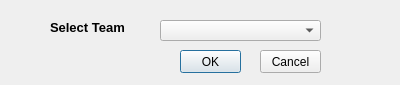
<?xml version="1.0" encoding="UTF-8"?>
<ui version="4.0">
 <class>D3</class>
 <widget class="QDialog" name="D3">
  <property name="geometry">
   <rect>
    <x>0</x>
    <y>0</y>
    <width>400</width>
    <height>85</height>
   </rect>
  </property>
  <property name="windowTitle">
   <string>Open Team</string>
  </property>
  <widget class="QLabel" name="label">
   <property name="geometry">
    <rect>
     <x>50</x>
     <y>20</y>
     <width>81</width>
     <height>16</height>
    </rect>
   </property>
   <property name="text">
    <string>&lt;html&gt;&lt;head/&gt;&lt;body&gt;&lt;p&gt;&lt;span style=&quot; font-size:10pt; font-weight:600;&quot;&gt;Select Team&lt;/span&gt;&lt;/p&gt;&lt;/body&gt;&lt;/html&gt;</string>
   </property>
  </widget>
  <widget class="QComboBox" name="comboBox">
   <property name="geometry">
    <rect>
     <x>160</x>
     <y>20</y>
     <width>161</width>
     <height>21</height>
    </rect>
   </property>
  </widget>
  <widget class="QPushButton" name="pushButton">
   <property name="geometry">
    <rect>
     <x>180</x>
     <y>50</y>
     <width>61</width>
     <height>23</height>
    </rect>
   </property>
   <property name="text">
    <string>OK</string>
   </property>
  </widget>
  <widget class="QPushButton" name="pushButton_2">
   <property name="geometry">
    <rect>
     <x>260</x>
     <y>50</y>
     <width>61</width>
     <height>23</height>
    </rect>
   </property>
   <property name="text">
    <string>Cancel</string>
   </property>
  </widget>
 </widget>
 <resources/>
 <connections/>
</ui>
